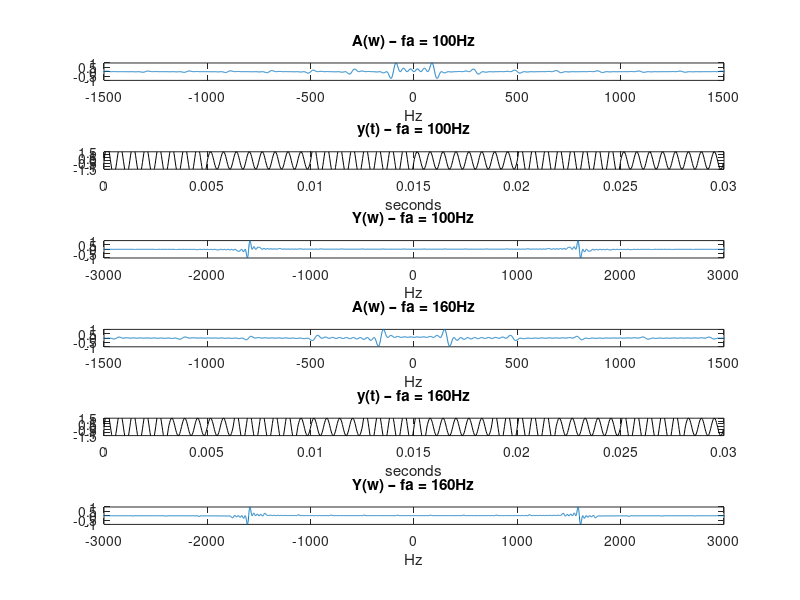

The MATLAB source for this figure:
% ==== Trường hợp 1: fa = 100Hz ====
fa  = 100;  wa = 2 * pi * fa;
fc  = 1600; wc = 2 * pi * fc;
fs  = 16 * 2048;
tiv = 1 / fs;
t   = 0 : tiv : (0.03 - tiv);
a   = square(wa * t);
MD  = 0.5; A = 2 + (MD * a);
y   = A .* sin(wc * t);

% Phổ của a(t)
subplot(6, 1, 1);
ffa = fft(a, fs);
sa = fftshift(real(ffa)); 
sa = sa / max(sa);
f = (-fs/2 : fs/2 - 1);  % Trục tần số
plot(f, sa);
axis([-1500 1500 -1 1]);
xlabel('Hz'); title('A(w) – fa = 100Hz');

% Tín hiệu y(t)
subplot(6, 1, 2);
plot(t, y, 'k');
axis([0 0.03 -1.5 1.5]);
xlabel('seconds'); title('y(t) – fa = 100Hz');

% Phổ của y(t)
subplot(6, 1, 3);
ffy = fft(y, fs);
sy = fftshift(real(ffy)); 
sy = sy / max(sy);
plot(f, sy);
axis([-3000 3000 -1 1]);
xlabel('Hz'); title('Y(w) – fa = 100Hz');

% ==== Trường hợp 2: fa = 160Hz ====
fa2 = 160; wa2 = 2 * pi * fa2;
a2 = square(wa2 * t);
A2 = 2 + (MD * a2);
y2 = A2 .* sin(wc * t);

% Phổ của a2(t)
subplot(6, 1, 4);
ffa2 = fft(a2, fs);
sa2 = fftshift(real(ffa2)); 
sa2 = sa2 / max(sa2);
plot(f, sa2);
axis([-1500 1500 -1 1]);
xlabel('Hz'); title('A(w) – fa = 160Hz');

% Tín hiệu y2(t)
subplot(6, 1, 5);
plot(t, y2, 'k');
axis([0 0.03 -1.5 1.5]);
xlabel('seconds'); title('y(t) – fa = 160Hz');

% Phổ của y2(t)
subplot(6, 1, 6);
ffy2 = fft(y2, fs);
sy2 = fftshift(real(ffy2)); 
sy2 = sy2 / max(sy2);
plot(f, sy2);
axis([-3000 3000 -1 1]);
xlabel('Hz'); title('Y(w) – fa = 160Hz');
